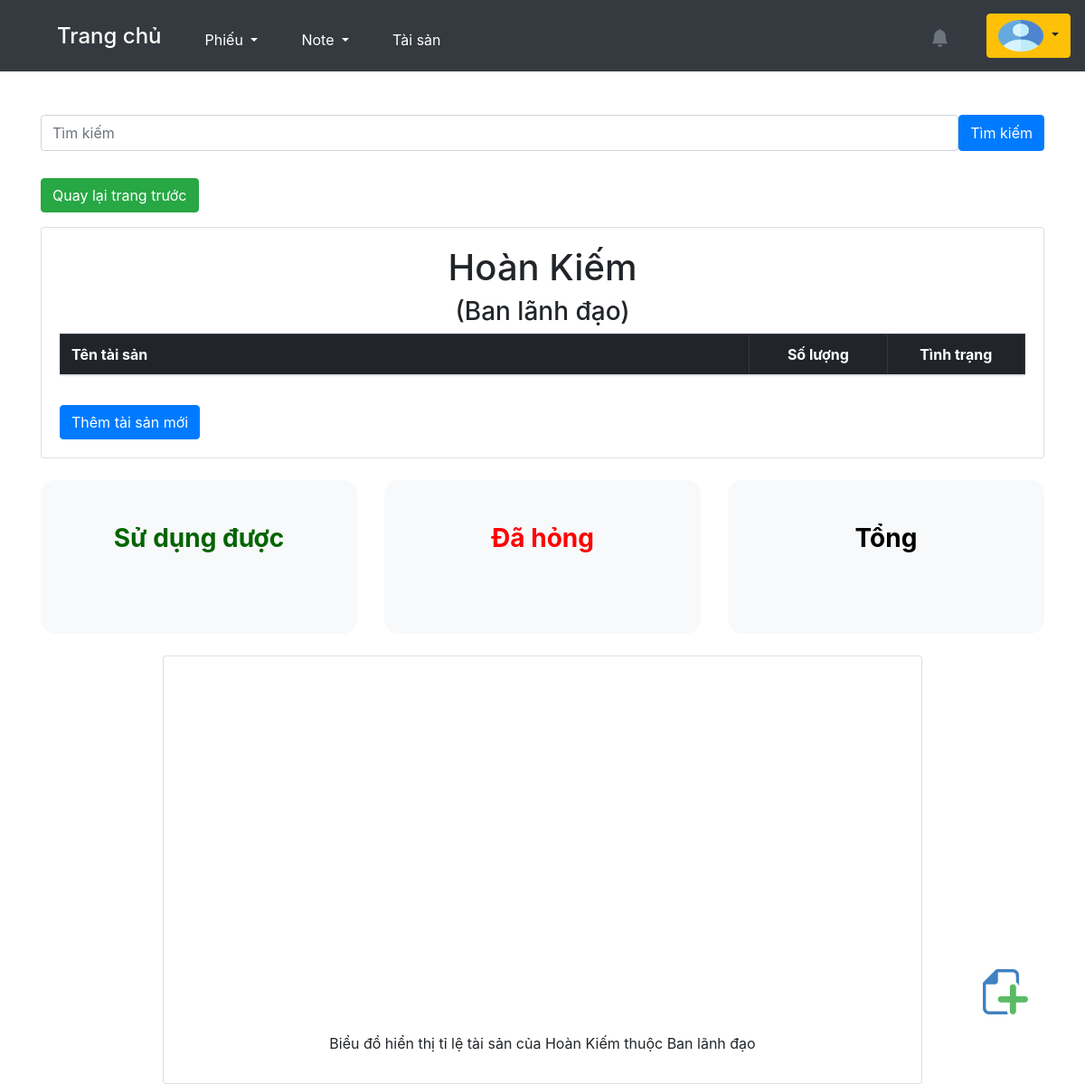
/asset/create_asset_HaNoi/1/1/ (signed in), run on the app's committed database.
### accounts/models.py (models this page shows, shortened)
class User(AbstractUser):
    is_customer = models.BooleanField(default=False)
    is_engineer = models.BooleanField(default=False)
    email = models.EmailField(unique=False)
    username = models.CharField(max_length=1000, unique=True)
    first_name = models.CharField(max_length=20, default='')
    last_name = models.CharField(max_length=100, default='')
    avatar = ProcessedImageField(upload_to=user_directory_path,
                                 processors=[ResizeToFill(500, 500)],
                                 format='PNG',  # Đổi từ JPEG sang PNG
                                 options={'quality': 90},
                                 default='avatars/avt.jpg',
                                 blank=True,
                                 null=True)
    avatar_small = ImageSpecField(source='avatar',
                                  processors=[ResizeToFill(100, 100)],
                                  format='PNG',
                                  options={'quality': 50})
    avatar_medium = ImageSpecField(source='avatar',
                                   processors=[ResizeToFill(500, 500)],
                                   format='PNG',
                                   options={'quality': 90})
    school = models.CharField(max_length=200, null=True)
    PLACES_CHOICES = (
        ('Ban lãnh đạo','Ban lãnh đạo'),
        ('Phòng mầm non 1', 'Phòng mầm non 1'),
        ('Phòng mầm non 2', 'Phòng mầm non 2'),
        ('Phòng mầm non 3', 'Phòng mầm non 3'),
        ('Phòng tiểu học', 'Phòng tiểu học'),
        ('Phòng hành chính', 'Phòng hành chính'),
        ('Ban kiểm soát', 'Ban kiểm soát'),
        ('Phòng kế toán', 'Phòng kế toán'),
        ('Phòng kinh doanh marketing', 'Phòng kinh doanh marketing'),
        ('Phòng nhân sự', 'Phòng nhân sự'),
        ('Học viện Enspire Láng Hạ','Học viện Enspire Láng Hạ'),
        ('Enspire Hải Phòng', 'Enspire Hải Phòng'),
        ('Phòng công nghệ', 'Phòng công nghệ'),
        ('Phòng R&D mầm non', 'Phòng R&D mầm non'),
    )
    work_place = models.CharField(max_length=50, choices=PLACES_CHOICES, default='')
    date_of_birth = models.DateField(null=True, blank=True)
    phone_regex = RegexValidator (regex=r'^\+?1?\d{9,15}$', message="Lỗi, hãy nhập lại!")
    phone = models.CharField(validators=[phone_regex], max_length=10, blank=True)
    GENDER_CHOICES = (
        ('Nam', 'Male'),
        ('Nữ', 'Female'),
        ('Khác', 'Other'),
    )
    gender = models.CharField(max_length=4, choices=GENDER_CHOICES, blank=True, null=True)
    title = models.CharField(max_length=1000, default='')

### asset/models.py (models this page shows, shortened)
class District(models.Model):
    name = models.CharField(max_length=50)
    department = models.ForeignKey(Department, on_delete=models.CASCADE, null=True, blank=True)

class Department(models.Model):
    name = models.CharField(max_length=50, unique=True)

### asset/views.py (the view)
# urls.py: path('create_asset_HaNoi/<int:department_id>/<int:district_id>/', views.create_asset_HaNoi, name = 'create_asset_HaNoi'),
@login_required
def create_asset_HaNoi(request, department_id, district_id, asset_id=None):
    department = get_object_or_404(Department, id=department_id)
    district = get_object_or_404(District, id=district_id)
    if asset_id:
        asset = get_object_or_404(Asset, id=asset_id)
    else:
        asset = None
    if request.method == 'POST':
        form = CreateAssetDistrictForm(request.POST, instance=asset, initial={'district': district})
        if form.is_valid():
            new_asset = form.save(commit=False)
            new_asset.district = district
            existing_asset = Asset.objects.filter(district=district, name=new_asset.name, asset_status=new_asset.asset_status).first()
            if existing_asset:
                existing_asset.asset_amount += new_asset.asset_amount
                existing_asset.save()
                messages.success(request, f'Tài sản "{new_asset.name}" đã được cập nhật thành công.')
            else:
                new_asset.save()
                messages.success(request, f'Tài sản "{new_asset.name}" đã được tạo thành công.')
            return redirect('HaNoienspire', department_id=department_id, district_id = district_id)
        else:
            messages.warning(request, 'Đã xảy ra lỗi, xin vui lòng tạo lại.')
    else:
        form = CreateAssetDistrictForm(request.POST, instance=asset, initial={'district': district})
    context = {'form': form, 'department': department, 'district':district}
    return render(request, 'asset/HaNoienspire.html', context)

### asset/form.py
class CreateAssetDistrictForm(forms.ModelForm):
    class Meta:
        model = Asset
        fields = ['name', 'asset_amount', 'asset_status']

### templates/asset/HaNoienspire.html (shortened to what this page needs)
{% extends "base.html" %}
{% load widget_tweaks %}
{% load humanize %}
{% block content %}
{% load static %}
<link href="https://cdn.jsdelivr.net/npm/bootstrap@5.3.2/dist/css/bootstrap.min.css" rel="stylesheet">
<link rel="stylesheet" href="https://maxcdn.bootstrapcdn.com/bootstrap/4.0.0/css/bootstrap.min.css">
<div id="content" style="display:none;">
<center>
<form method="GET" action="{% url 'HaNoienspire' department_id=department.id district_id=district.id %}" class="mb-3">
    <div class="search-container">
        <input class="form-control" name="q" type="text" placeholder="Tìm kiếm" {% if query %}value="{{ query }}"{% endif %} style="width: 1020px; height: 40px;" ><button class="btn btn-primary">Tìm kiếm</button>
    </div>
</form>
</center>
<a href="{% url 'department_detail_2' department_id=department.id %}" class="btn btn-success" >Quay lại trang trước</a>
<div class="card">
    <div class="card-body " >
        <center><h1>{{ district.name }}</h1></center>
        <center><h3>({{ department.name }})</h3></center>
        <div class="table-responsive">
    	  <table class="table table-bordered">
            <thead class="table-dark">
            <tr>
                <th class="column1">Tên tài sản</th>
                <th class="column2"><center>Số lượng</center></th>
                <th class="column3"><center>Tình trạng</center></th>
            </tr>
        </thead>
    </table>
</div>
            {% if request.user.is_superuser %}
            <button type="button" class="btn btn-primary" data-bs-toggle="modal" data-bs-target="#createAssetModal">
                Thêm tài sản mới
            </button>
            <a href="#" id="addNewButton" class="btn" data-bs-toggle="modal" data-bs-target="#createAssetModal">
                <img src="{% static 'images/pngwing.png' %}">
            </a>
            {% endif %}
        </div>
    </div>
</div>
<br>
<center><div>
    <div class="row">
        <div class="col-sm-12 col-md-4">
            <a href="#" class="active_assets">
            <div class="p-5 mb-4 bg-light rounded-4">
                <div class="container-fluid py-10">
                    <h3 class="display-10 fw-bold">Sử dụng được<br></h3><br><h4>{{active_asset_district_count}}</h4>
                </div>
            </div>
            </a>
        </div>
        <div class="col-sm-12 col-md-4">
            <a href="#" class="broken_assets">
                <div class="p-5 mb-4 bg-light rounded-4">
                    <div class="container-fluid py-10">
                        <h3 class="display-10 fw-bold">Đã hỏng</h3><br><h4>{{broken_asset_district_count}}</h4>
                    </div>
                </div>
            </a>
        </div>
        <div class="col-sm-12 col-md-4">
            <a href="#" class="all_assets">
            <div class="p-5 mb-4 bg-light rounded-4">
                <div class="container-fluid py-10">
                    <h3 class="display-10 fw-bold">Tổng</h3><br><h4>{{asset_district_count}}</h4>
                </div>
            </div>
            </a>
    </div>
    </div>
</div></center>
</div>
<center>
<div class="card" style="width: 70%;">
    <figure class="highcharts-figure" data-percentage-active="{{ percentages_active}}" data-percentage-broken="{{ percentages_broken }}">
    <div id="container"></div>
    <p class="highcharts-description">
    <center>Biểu đồ hiển thị tỉ lệ tài sản của {{ district.name }} thuộc {{department.name}}</center>
    </p>
</figure>
</div>
</center>
{% endblock %}

### templates/base.html (shortened to what this page needs)
<!DOCTYPE html>
<html lang="vi">
{% load static %}
{% load widget_tweaks %}
<head>
{% load bootstrap_icons %}
<link rel="stylesheet" href="https://cdn.jsdelivr.net/npm/bootstrap-icons@1.2.1/font/bootstrap-icons.css">
<link rel="stylesheet" href="{% static 'bootstrap_icons/css/bootstrap_icons.css' %}">
<link href="https://cdn.jsdelivr.net/npm/bootstrap@5.3.2/dist/css/bootstrap.min.css" rel="stylesheet">
<link rel="stylesheet" type="text/css" href="https://cdnjs.cloudflare.com/ajax/libs/toastr.js/latest/css/toastr.min.css">
</head>
<body>
    <nav class="navbar navbar-expand-lg navbar-dark sticky-top bg-dark">
	<div class=" d-flex align-items-left">
        <div class="container-fluid">
	<div class="d-flex align-items-center">
            <div class="collapse navbar-collapse" id="navbarSupportedContent">
                {% if request.user.is_superuser %}
		&emsp;<strong><h4><a class="nav-link active" aria-current="page" href="/" style="color: white;">Trang chủ</a></h4></strong>
                &emsp;<div class="nav-item dropdown"><a class="nav-link active dropdown-toggle" href="#" id="navbarDropdown" role="button"
                    data-bs-toggle="dropdown" aria-expanded="false" style="color: white;">
                        Phiếu
                    </a>
                    </div>
                {% endif %}
                 &emsp;<div class="nav-item dropdown"><a class="nav-link active dropdown-toggle" href="#" id="navbarDropdown" role="button"
                    data-bs-toggle="dropdown" aria-expanded="false" style="color: white;">
                        Note
                    </a>
                </div>
                 &emsp;<a class="nav-link active" aria-current="page" href="{% url 'view_department' %}" style="color: white;">Tài sản</a>
            </div>
        </div>
</div>
</div>
                <div class="ms-auto d-flex align-items-center" style="margin-right: 15px;">
                    <div id="notification-container">
                        <button class="btn btn-warning position-relative" id="bellIcon" onclick="toggleNotificationDropdown(event)" style="background: none; border: none; color: #6c757d; padding: 8px 12px;">
                            <i class="bi bi-bell-fill fs-5"></i>
                        </button>
                    </div>
                </div>
                    <button type="button" class="btn btn-warning dropdown-toggle text-wrap-button" style='max-width:150px; max-height: 50px;' data-bs-toggle="dropdown" data-bs-display="static" aria-expanded="false">
                            <img src="{% if request.user.avatar %}{{ request.user.avatar.url }}{% else %}{% static 'media/avatars/avt.jpg' %}{% endif %}" class="avatar" alt="avatar">
                        </button>
    </nav>
<div class="container mt-5">
    {% block content %}
    {% endblock content %}
</body>
</html>

### templates/base.html (style rules this page uses)
html, body { height: 100%; background-image: url('/static/media/pexels-eberhard-grossgasteiger-2310713.jpg'); background-size:cover ; background-position: relative; background-repeat:repeat; height: fit-content; margin-bottom: auto; }
.avatar { max-width: 50px; max-height: 35px; width: 50px; height: 35px; border-radius: 10%; }
#notification-container { display: block; margin-top: 5px; }
#notification-container { position: relative; margin-right: 15px; }
.navbar-collapse { display: flex; justify-content: space-between; align-items: center; }

### templates/asset/HaNoienspire.html (style rules this page uses)
html, body { height: 100%; margin: 0; padding: 0; overflow: hidden; background-image: url('/static/media/pexels-eberhard-grossgasteiger-2310713.jpg'); background-size: cover; background-repeat: repeat; width: 100%; }
.avatar { max-width: 50px; max-height: 35px; width: 50px; height: 35px; border-radius: 10%; }
#container { width: 100%; height: 400px; z-index: 1; }
.search-container { position:relative; display:flex; margin-bottom: 30px; }
a.active_assets { text-decoration: none; color: darkgreen; }
a.broken_assets { text-decoration: none; color: red; }
a.all_assets { text-decoration: none; color:black; }
#addNewButton { position:fixed; bottom: 70px; right: 50px; z-index: 9999; }
.column1 { width:50%; }
.column2 { width:10%; }
.column3 { width:10%; }

### data on the page
User: avatar (picture)
District: name "Hoàn Kiếm"
Department: name "Ban lãnh đạo"
